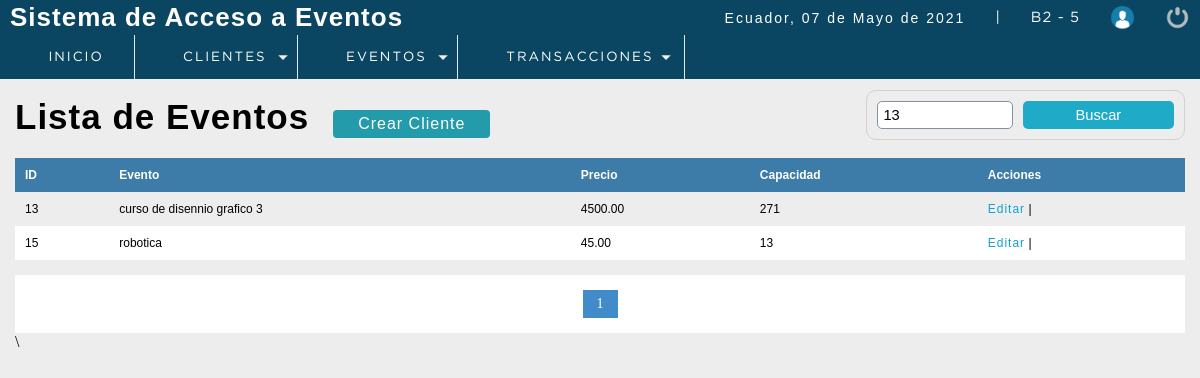
The page /P_seminarios/sistema/buscar_evento.php?busqueda=13 (signed in) on the database its author committed.
### tables this page shows
CREATE TABLE `evento` (
  `codevento` int(11) NOT NULL,
  `descripcion` varchar(100) DEFAULT NULL,
  `precio` decimal(10,2) DEFAULT NULL,
  `capMax` int(11) DEFAULT NULL,
  `direccion` varchar(300) DEFAULT NULL,
  `foto` text DEFAULT NULL,
  `fecha_evento` datetime NOT NULL,
  `dateAdd` datetime NOT NULL DEFAULT current_timestamp(),
  `usuario_id` int(11) NOT NULL,
  `status` int(11) NOT NULL DEFAULT 1,
  `id_tipo_seminario` int(11) DEFAULT NULL
);

### P_seminarios/sistema/buscar_evento.php (the view, shortened to what this page needs)
<?php
 include "../conection.php";
?>
<!DOCTYPE html>
<html lang="en">
<head>
	<?php include "includes/scripts.php"?>
</head>
<body>
 <?php include "includes/header.php"?>
	<section id="container">
    <?php
        $busqueda = strtolower($_REQUEST['busqueda']) ;
    ?>
		<h1>Lista de Eventos</h1>
        <a href="registro_cliente.php" class="btn_new">Crear Cliente</a>
    <form action="buscar_evento.php" method="get" class="form_search">
        <input type="text" name="busqueda" id="busqueda" placeholder="Buscar" value ="<?php echo $busqueda;?>">
        <input type="submit" value="Buscar" class="btn_search" >
    </form>
        <table>
         <tr>
                <th>ID</th>
                <th>Evento</th>
                <th>Precio</th>
                <th>Capacidad</th>
                <th>Acciones</th>
            </tr>
            <?php
           $sql_registre = mysqli_query($conection,"SELECT COUNT(*) AS total_registro   FROM evento
                                                                                        WHERE
                                                                                        (
                                                                                        codevento LIKE '%$busqueda%' OR
                                                                                        descripcion	  LIKE '%$busqueda%' OR
                                                                                        precio	  LIKE '%$busqueda%' OR
                                                                                        capMax	  LIKE '%$busqueda%'
                                                                                        )
                                                                                        AND
                                                                                        status =1");
           $result_registre = mysqli_fetch_array($sql_registre);
           $total_resgistros = $result_registre['total_registro'];
           $por_pagina = 8;
           if (empty($_GET['pagina'])) {
               $pagina =1;
           }
           else {
               $pagina = $_GET['pagina'];
           }
           $desde = ($pagina - 1) * $por_pagina;
           $total_paginas = ceil($total_resgistros / $por_pagina);
           $query = mysqli_query($conection,"SELECT * FROM evento                                  WHERE
                                                                                                        (
                                                                                                            codevento LIKE '%$busqueda%' OR
                                                                                                            descripcion	  LIKE '%$busqueda%' OR
                                                                                                            precio	  LIKE '%$busqueda%' OR
                                                                                                            capMax	  LIKE '%$busqueda%'
                                                                                                                            )
                                                                                                      AND
                                                                                                      status = 1
                                                                                                      ORDER BY codevento ASC LIMIT $desde, $por_pagina");
           $result = mysqli_num_rows($query);
           if ($result > 0) {
               while ($data = mysqli_fetch_array($query)) {
           ?>
            <tr>
                <td><?php echo $data["codevento"];?></td>
                <td><?php echo $data["descripcion"];?></td>
                <td><?php echo $data["precio"];?></td>
                <td><?php echo $data["capMax"];?></td>
                <td>
                    <a class="link_edit" href="editar_cliente.php?id=<?php echo $data["idcliente"];?>">Editar</a>
                    |
                </td>
            </tr>
                <?php
               }
           }
            ?>
        </table>
        <?php
                    if ($total_resgistros != 0)
                    {
                ?>
                <div class="paginador">
                    <ul>
                    <?php
                    for ($i=1; $i <= $total_paginas; $i++) {
                        if ($i == $pagina) {
                            echo '<li class="pageSelected">'.$i.'</li>';
                        }
                        else {
                            echo '<li><a href="?pagina='.$i.'&busqueda='.$busqueda.'">'.$i.'</a></li>';
                        }
                    }
                    ?>
                    </ul>
                </div>\
                <?php
                    }
                ?>
	</section>
</body>
</html>

### P_seminarios/sistema/css/style.css (style rules this page uses)
* { margin: 0; padding: 0; box-sizing: border-box; }
body { background: #ededed; }
h1, h2, h3, h4, h5, h6 { font-family: 'arial'; font-weight: bold; letter-spacing: 1px; }
h1 { font-size: 26px; }
a { text-decoration: none; font-family: arial; letter-spacing: 1px; }
#container { padding: 90px 15px 15px; }
form { border: 2px solid #78909C; border-radius: 2%; background: #FFF; margin: auto; padding: 20px 50px; border: 1px solid #d1d1d1; }
input,select { display: block; width: 100%; font-size: 11pt; padding: 5px; border: 1px solid #85929e; border-radius: 5px; }
#container h1 { font-size: 35px; display: inline-block; }
.btn_new { display: inline-block; background: #239baa; color: #FFF; padding: 5px 25px; border-radius: 4px; margin: 20px; }
table { border-collapse: collapse; font-size: 12px; font-family: 'arial'; width: 100%; }
table th { text-align: left; padding: 10px; background: #3d7ba8; color: #FFF; }
table tr:nth-child(odd) { background: #FFF; }
table td { padding: 10px; }
.link_edit { color: #0ca4ce; }
.paginador ul { padding: 15px; list-style: none; background: #FFF; margin-top: 15px; display: -webkit-flex; display: -moz-flex; display: -ms-flex; display: -o-flex; display: flex; justify-content: center; }
.paginador a, .pageSelected { color: #428bca; border: 1px solid #ddd; padding: 5px; display: inline-block; font-size: 14px; text-align: center; width: 35px; }
.pageSelected { color: #FFF; background: #428bca; border: 1px solid #428bca; }
.form_search { display: -webkit-flex; display: -moz-flex; display: -ms-flex; display: -o-flex; display: flex; float: right; background: initial; padding: 10px; border-radius: 10px; }
.form_search .btn_search { background: #1faac8; color: #FFF; padding: 0 20px; border: 0; cursor: pointer; margin-left: 10px; }

### rows shown on the page
evento: codevento "13", descripcion "curso de disennio grafico 3", precio "4500.00", capMax "271"
evento: codevento "15", descripcion "robotica", precio "45.00", capMax "13"

### other values the page prints
fechaC() "07 de Mayo de 2021"
$_SESSION['user'] "B2"
$_SESSION['rol'] "5"
